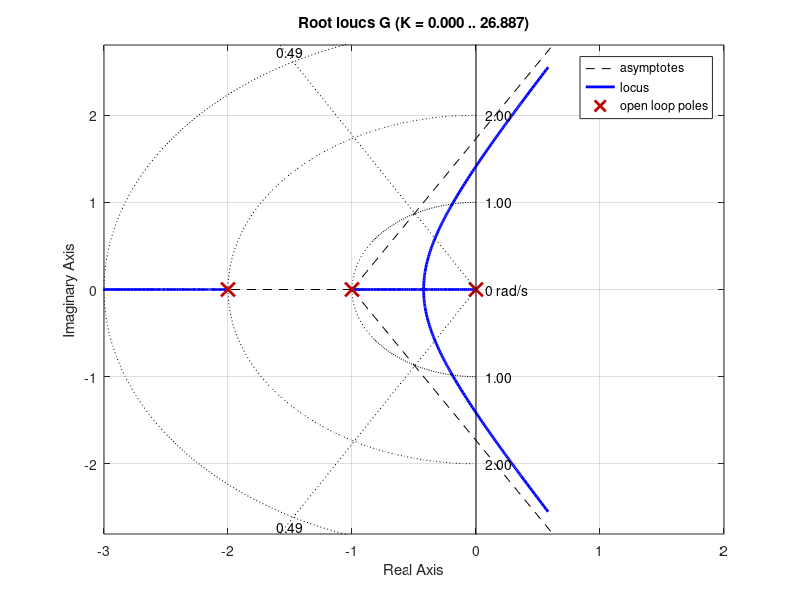

MATLAB code to generate this figure: (Note: this script raises an error after producing the figure.)
clear;
clc;

s=tf('s');
G=1.06/(s*(s+1)*(s+2));
sys=feedback(G,1);

%getting poles of system and making TF for Conjugate dominant poles
%which controlling steady state error and dynamic behaviour
P=pole(sys);
P= P(2:3);
TFforSecondOrderPoles=tf(1,poly(P));

[wn ,damping]=damp(TFforSecondOrderPoles);
wn=wn(1);
damping=damping(1);
alfa=acos(damping)*180/pi;

figure(1)
rlocus(G)
grid on;
xlim([-3 2])
sgrid(damping,[1 2 3]);

%getting Kv
Kv = dcgain(s * G);

%we need to make new Kv = 5
%if we make new kv the steady state error will decrease 1/1+kv
%for a lag compensator TF D(s)= Kc*(s+1/t)/(s+1/Bt)
% ζc = 1/t & Pc=1/Bt 
%ζc/Pc = beta
%B=new Kv/old Kv
new_kv=5;
Beta=new_kv/Kv;

%for lag compensator condition ζc >> Pc & ζc nearly equal Pc
%so let's choose Pc = .005
Pc =0.005;
Zc=Beta*Pc;

compensatorTF=tf([1 Zc],[1 Pc]);        
G_Compensated=series(compensatorTF,G);
figure(2)
rlocus(G_Compensated)
grid on;
xlim([-3 1])
ylim([-2 2])
hold on;
sgrid(damping,[1 2 3]);
kvCom=dcgain(s*G_Compensated);

